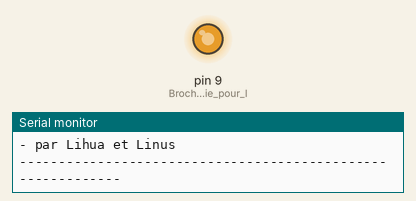
A sketch run on a simulated Arduino Uno, built with avr-gcc and run on an emulated ATmega328P. Shown: output pins drawn as LEDs (lit = HIGH), the last lines printed to the serial monitor. At 40.1 s the program stops and its outputs stay as they are.

Above: at 0.1 s.
At 4.05 s:
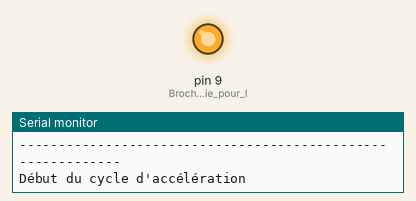
Timing chart, 0 to 5.3 s (numbered marks = the images above):
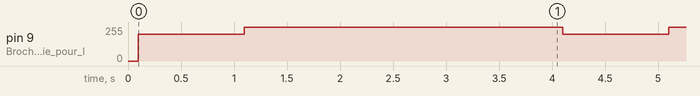

Measured:
- by itself, pin 9 (Broche_9_en_sortie_pour_l): repeats every 4.0 s: 255/255 3.0 s, 200/255 1.0 s

The sketch:

Lab4_Etape5.ino
```cpp
/*
 *
 * Laboratoire 4 - Étape 5
 *
 */

void setup()
{
    pinMode(9, OUTPUT);  // Broche 9 en sortie pour le moteur DC
    Serial.begin (9600); // Initialisation du moniteur série
    Serial.println(); // nécessaire affin d'éviter l'affichage
                      // de caractères bizarres au début de la ligne suivant
    Serial.println( "Question Bonus (5) Du Laboratoire 4" );
    Serial.println( "- par Lihua et Linus" );
    Serial.println( "------------------------------------------------------------" );
    Serial.println(); // on saute une ligne
}

void loop()
{
    // Boucle qui alterne la vitesse du moteur (vitesse basse et vitesse élevée)
    Serial.println( "Début du cycle d'accélération" );
    for(int i = 0; i < 10; i++)
    {
        analogWrite( 9, 200 ); // le moteur roule à une vitesse élevé
        delay( 1000 );
        analogWrite( 9, 600 );  // le moteur roule à une vitesse basse
        delay( 3000 );
    }

    digitalWrite( 9, LOW ); // pour arrêter le moteur
    Serial.println( "Moteur en pause" );

    // on finit par boucle infinie qui ne fait rien (exigeance de la question)
    while (true) {}

} // fin de loop()
```
